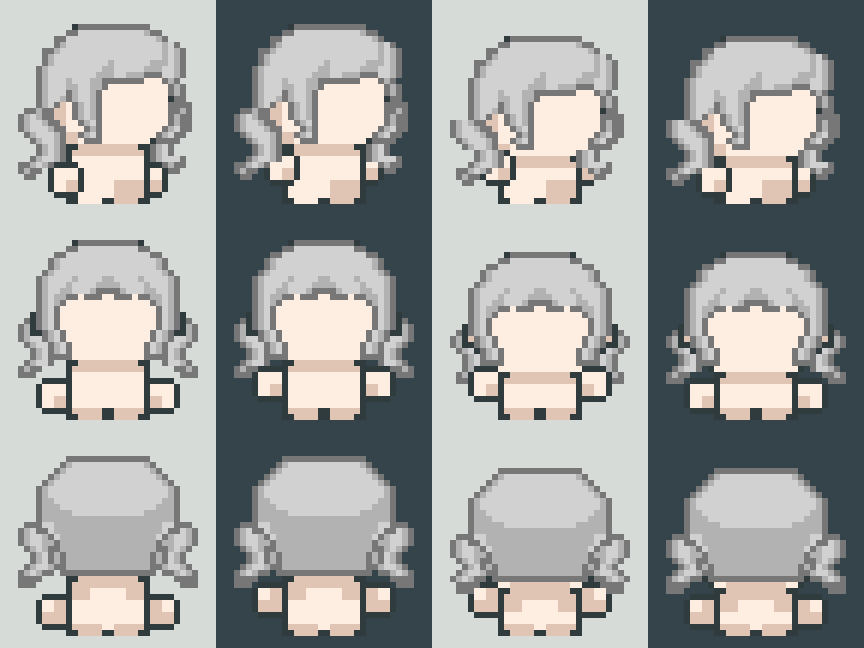
#> input picture 自检记录/混搭接缝与流程-1793327750327/全部待机核对.png, 864 x 648 px, given in place of 引擎回验-0-0.png, which was not available
$ python preview.py
#> lines starting #> are read from the running program, lines starting #| are printed output that depends on the picture
from pathlib import Path
from PIL import Image, ImageDraw, ImageFont
import hashlib, json, re

root = Path.cwd()
p = Path(__file__).parent
font = ImageFont.truetype('C:/Windows/Fonts/msyh.ttc', 18)
all_frames = Image.new('RGB', (864, 648), '#d7dbd7')
for ai in range(3):
    for fi in range(4):
        tile = Image.open(p / f'引擎回验-{ai}-{fi}.png').convert('RGBA').resize((216, 216), Image.Resampling.NEAREST)
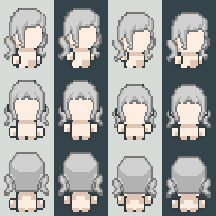
#> tile: PIL image 216x216 RGBA; mean R, G, B, A 161.9, 163.3, 162.1, 255
        bg = Image.new('RGB', (216, 216), '#35434b' if fi % 2 else '#d7dbd7')
        bg.paste(tile, (0, 0), tile)
        all_frames.paste(bg, (fi*216, ai*216))
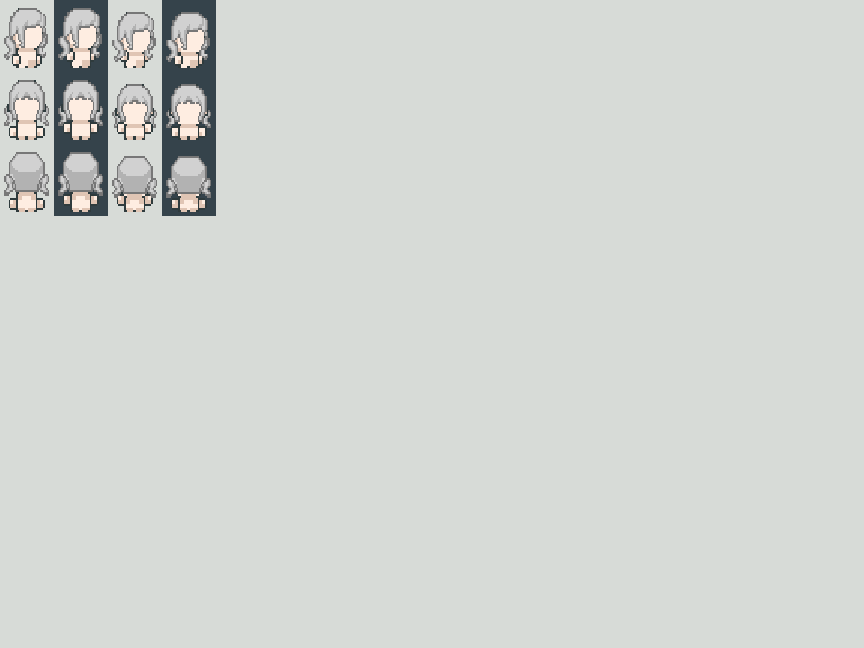
#> all_frames: PIL image 864x648 RGB; mean R, G, B 210.6, 214.4, 210.6
#> (the run stopped early here; a loop or call above may not have finished)

$ run again, on 自检记录/混搭接缝与流程-1793327750327/接缝修整前后.png
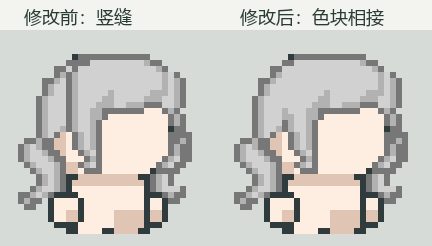
#> input picture 自检记录/混搭接缝与流程-1793327750327/接缝修整前后.png, 432 x 246 px, given in place of 引擎回验-0-0.png, which was not available
#> `tile = Image.open(p / f'引擎回验-{ai}-{fi}.png').convert('RGBA').resize((2..`:
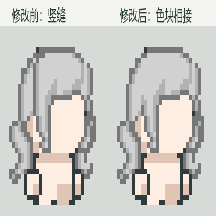
#> tile: PIL image 216x216 RGBA; mean R, G, B, A 203.6, 202.5, 198.2, 255
#> `all_frames.paste(bg, (fi*216, ai*216))`:
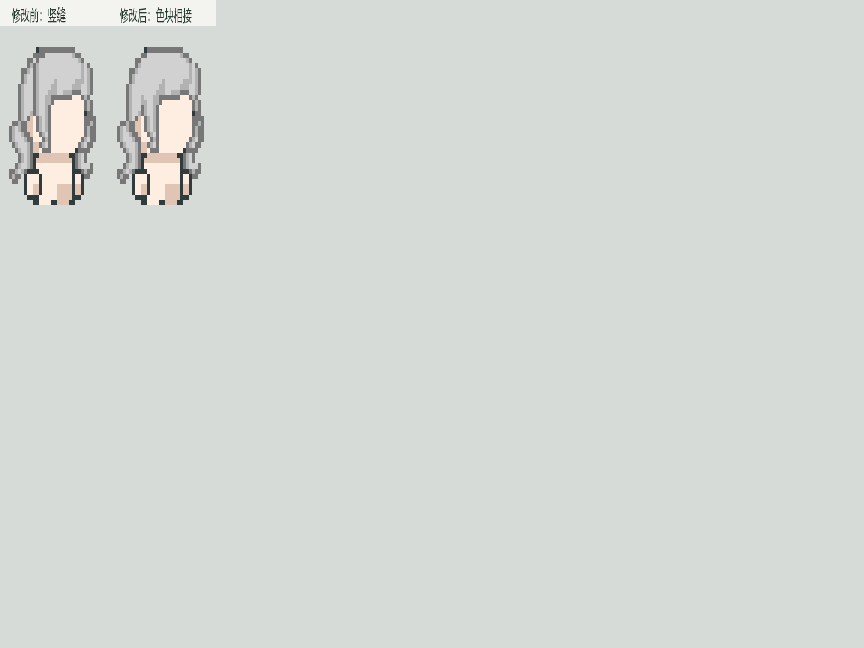
#> all_frames: PIL image 864x648 RGB; mean R, G, B 214.1, 217.6, 213.6
